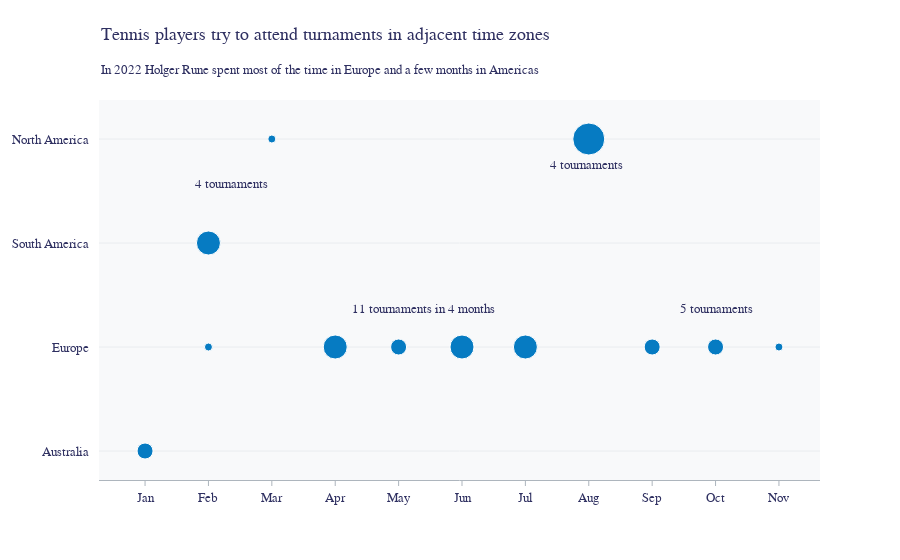

Here is the notebook cell this chart was saved with:
### Code cell
# create plotly.graph_objects Figure()  and add trace
figure = go.Figure()
figure.add_scatter(
    x = df_player_agg.Month,
    y = df_player_agg.Zone,
    mode='markers',
    marker={'size': size, 
            'color': "#067bc2", 
            'opacity': 1}
    )

figure.add_annotation(text='Tennis players try to attend turnaments in adjacent time zones',
                    align = 'left',
                    showarrow = False,
                    xref = 'paper',
                    yref = 'paper',
                    font = dict(size=18,
                                color = "#2f3061"),
                    x = 0,
                    y = 1.2
                                         )
        
figure.add_annotation(text='In 2022 Holger Rune spent most of the time in Europe and a few months in Americas', 
                    align = 'left',
                    showarrow = False,
                    xref = 'paper',
                    yref = 'paper',
                    font = dict(color = "#2f3061"),
                    x = 0,
                    y = 1.1)

figure.add_annotation(text='11 tournaments in 4 months', 
                    align = 'left',
                    showarrow = False,
                    xref = 'paper',
                    yref = 'paper',
                    font = dict(color = "#2f3061"),
                    x = 0.45,
                    y = 0.45)

figure.add_annotation(text='5 tournaments', 
                    align = 'left',
                    showarrow = False,
                    xref = 'paper',
                    yref = 'paper',
                    font = dict(color = "#2f3061"),
                    x = 0.91,
                    y = 0.45)

figure.add_annotation(text='4 tournaments', 
                    align = 'left',
                    showarrow = False,
                    xref = 'paper',
                    yref = 'paper',
                    font = dict(color = "#2f3061"),
                    x = 0.73,
                    y = 0.85)

figure.add_annotation(text='4 tournaments', 
                    align = 'left',
                    showarrow = False,
                    xref = 'paper',
                    yref = 'paper',
                    font = dict(color = "#2f3061"),
                    x = 0.13,
                    y = 0.8)

figure.update_layout(
            font_family = "Outfit",
            font_size = 13,
            plot_bgcolor = '#f8f9fa',            
            xaxis_title = None,               # remove X title
            yaxis_title = None,               # remove Y title
            title_font_color = "#2f3061",
            margin=dict(t=100)
        )

figure.update_xaxes(
            ticks="outside",                    # place ticks outside X-axis
            ticklen=5,                          # ticks length 
            tickcolor = '#adb5bd',              # ticks color
            linecolor = '#adb5bd',              # axis line color
            color = "#2f3061",                  # axis label color
            showgrid=False,                     # hide vertical background grid
            
        )
        
figure.update_yaxes(
            shift= -10,                         # shift ticks left by 10 pixels
            anchor="free",                      # allows axis repositioning
            gridcolor = '#e9ecef',              # horizontal background grid 
            color = "#2f3061"                   # axis label color
        )

figure.show()

### Figure 1 — Plotly figure (JSON) as saved in the notebook; plotly's stock layout.template omitted (floating-point values rounded to 4 significant figures)
{"data": [{"marker": {"color": "#067bc2", "opacity": 1, "size": [16, 8, 24, 8, 24, 16, 24, 24, 32, 16, 16, 8]}, "mode": "markers", "type": "scatter", "x": ["Jan", "Feb", "Feb", "Mar", "Apr", "May", "Jun", "Jul", "Aug", "Sep", "Oct", "Nov"], "y": ["Australia", "Europe", "South America", "North America", "Europe", "Europe", "Europe", "Europe", "North America", "Europe", "Europe", "Europe"]}], "layout": {"annotations": [{"align": "left", "font": {"color": "#2f3061", "size": 18}, "showarrow": false, "text": "Tennis players try to attend turnaments in adjacent time zones", "x": 0, "xref": "paper", "y": 1.2, "yref": "paper"}, {"align": "left", "font": {"color": "#2f3061"}, "showarrow": false, "text": "In 2022 Holger Rune spent most of the time in Europe and a few months in Americas", "x": 0, "xref": "paper", "y": 1.1, "yref": "paper"}, {"align": "left", "font": {"color": "#2f3061"}, "showarrow": false, "text": "11 tournaments in 4 months", "x": 0.45, "xref": "paper", "y": 0.45, "yref": "paper"}, {"align": "left", "font": {"color": "#2f3061"}, "showarrow": false, "text": "5 tournaments", "x": 0.91, "xref": "paper", "y": 0.45, "yref": "paper"}, {"align": "left", "font": {"color": "#2f3061"}, "showarrow": false, "text": "4 tournaments", "x": 0.73, "xref": "paper", "y": 0.85, "yref": "paper"}, {"align": "left", "font": {"color": "#2f3061"}, "showarrow": false, "text": "4 tournaments", "x": 0.13, "xref": "paper", "y": 0.8, "yref": "paper"}], "font": {"family": "Outfit", "size": 13}, "margin": {"t": 100}, "plot_bgcolor": "#f8f9fa", "title": {"font": {"color": "#2f3061"}}, "xaxis": {"color": "#2f3061", "linecolor": "#adb5bd", "showgrid": false, "tickcolor": "#adb5bd", "ticklen": 5, "ticks": "outside", "title": {}}, "yaxis": {"anchor": "free", "color": "#2f3061", "gridcolor": "#e9ecef", "shift": -10, "title": {}}}}
